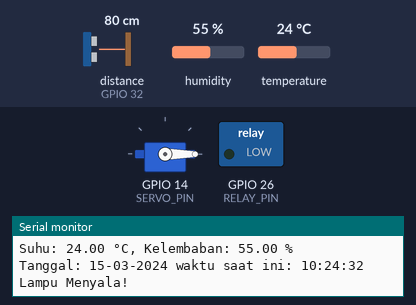
This sketch was run on a simulated ESP32. On the bench: servo, switched loads named in the sketch (green lamp = pin HIGH), the last lines printed to the serial monitor. Inputs (shaded band) come from the test bench; at power-on: temperature 24 °C, humidity 55 %, distance to the obstacle (sensor on GPIO 32) 80 cm. The echo pulse lasts 58.3 µs per cm; WiFi joins after 1.5 s; servers stay silent unless stated; network time is answered at once with the bench clock; the local clock reads 2024-03-15 10:24:30 at power-on unless the sketch sets it.

Above: at 3.5 s.
3.6 s: temperature set to 28 °C
7.4 s: temperature set to 31 °C
At 9.7 s:
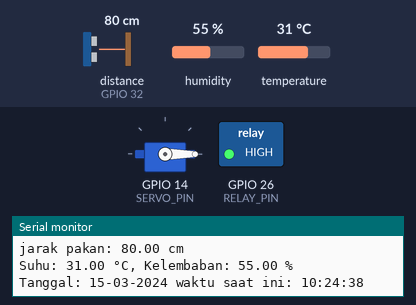
10.9 s: humidity set to 59 %
13.8 s: humidity set to 62 %
At 16.4 s:
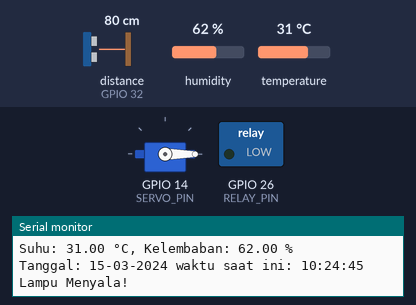
17.4 s: humidity set to 22 %
At 20.4 s:
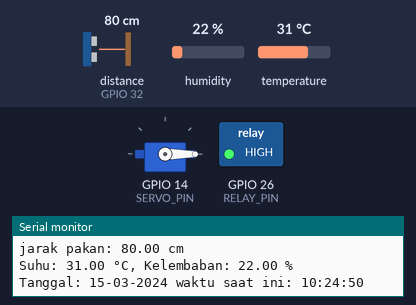
Timing chart, 0 to 21.6 s (numbered marks = the images above; inputs shaded):
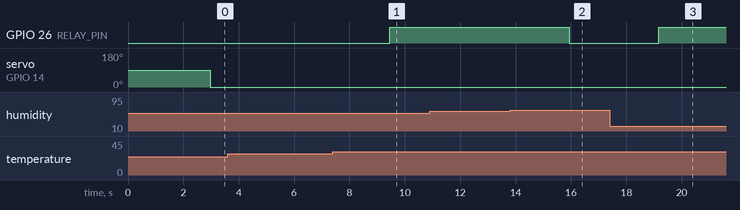

Measured:
- the behaviour switches between 29 and 30 °C on temperature (found by bisection; images 0 and 1)
- the behaviour switches between 60 and 61 % on humidity (found by bisection; images 1 and 2)
- after the input at 7.4 s, GPIO 26 (RELAY_PIN): LOW → HIGH after 2.1 s
- after the input at 13.8 s, GPIO 26 (RELAY_PIN): HIGH → LOW after 2.1 s
- after the input at 17.4 s, GPIO 26 (RELAY_PIN): LOW → HIGH after 1.8 s

The sketch:

pitiks.ino
```cpp
#define BLYNK_PRINT Serial
#define BLYNK_TEMPLATE_ID "TMPL6AcQ86ZCI"
#define BLYNK_TEMPLATE_NAME "PITIKS"
#define BLYNK_AUTH_TOKEN "KzHDRWwrf_oE-TKzZiWM3Jka6y6Bl5Bp"

#include <Ultrasonic.h>
#include <ESP32Servo.h>
#include <Wire.h>
#include <RTClib.h>
#include <DHT.h>
#include <WiFi.h>
#include <NTPClient.h>
#include <WiFiUdp.h>
#include <BlynkSimpleEsp32.h>
#include <FirebaseESP32.h> // Pustaka Firebase untuk ESP32

#define TRIG_PIN 33    // Pin trigger ultrasonik terhubung ke pin 33 pada ESP32
#define ECHO_PIN 32    // Pin echo ultrasonik terhubung ke pin 32 pada ESP32
#define SERVO_PIN 14   // Pin servo terhubung ke pin 14 pada ESP32
#define DHT_PIN 25     // Pin data DHT11 terhubung ke pin 25 pada ESP32
#define RELAY_PIN 26   // Pin relay terhubung ke pin 26 pada ESP32

Ultrasonic ultrasonic(TRIG_PIN, ECHO_PIN); // Objek untuk sensor ultrasonik
Servo servo; // Objek untuk servo
RTC_DS3231 rtc; // Objek RTC
DHT dht(DHT_PIN, DHT11); // Objek untuk sensor DHT11
int relayPin = RELAY_PIN; // Variabel untuk pin relay

char auth[] = BLYNK_AUTH_TOKEN;
char ssid[] = "sss";
char password[] = "999999999";

// Firebase configuration
#define FIREBASE_HOST "pitiks-c49b7-default-rtdb.firebaseio.com/"
#define FIREBASE_AUTH "y0AyhGNbDb57FUFmOOB02rxJqG226H0uGhsm5SJq"

FirebaseData firebaseData;
FirebaseConfig firebaseConfig;
FirebaseAuth firebaseAuth;

WiFiUDP ntpUDP;
NTPClient timeClient(ntpUDP, "pool.ntp.org");

int bulbValue, servoValue;

BLYNK_WRITE(V0){
  bulbValue = param.asInt();
  digitalWrite(relayPin, bulbValue);
}

BLYNK_WRITE(V1){
  servoValue = param.asInt();
}

void setup() {
  Serial.begin(115200);
  WiFi.begin(ssid, password);
  pinMode(relayPin, OUTPUT); // Mengatur pin relay sebagai output

  while (WiFi.status() != WL_CONNECTED) {
    delay(1000);
    Serial.println("Tidak terhubung ke jaringan WiFi...");
  }

  Serial.println("Terhubung ke jaringan WiFi!");

  // Inisialisasi koneksi NTP
  timeClient.begin();
  timeClient.setTimeOffset(25200); // Atur offset waktu sesuai dengan zona waktu Anda (dalam detik)
  Blynk.begin(auth, ssid, password);
  Wire.begin();
  rtc.begin();

  // Periksa apakah RTC kehilangan daya, jika ya, atur waktu default
  if (rtc.lostPower()) {
    Serial.println("RTC lost power, setting time to default!");
    rtc.adjust(DateTime(F(__DATE__), F(__TIME__)));
  }

  servo.attach(SERVO_PIN); // Menghubungkan servo ke pin 14

  // Inisialisasi Firebase
  firebaseConfig.host = FIREBASE_HOST;
  firebaseConfig.signer.tokens.legacy_token = FIREBASE_AUTH;
  Firebase.begin(&firebaseConfig, &firebaseAuth);
  Firebase.reconnectWiFi(true);
}

void loop() {
  Blynk.run(); // Jalankan Blynk
  timeClient.update(); // Perbarui waktu dari server NTP
  unsigned long epochTime = timeClient.getEpochTime(); // Dapatkan waktu epoch dari NTP
  DateTime now = DateTime(epochTime); // Konversi waktu epoch ke DateTime

  // Baca jarak dari sensor ultrasonik
  float distance = ultrasonic.read();

  // Hitung persentase sisa pakan
  float feedPercentage = 100 - (distance / 10) * 100;

  // Cetak jarak yang terbaca ke Serial Monitor
  Serial.print("jarak pakan: ");
  Serial.print(distance);
  Serial.println(" cm");
  Blynk.virtualWrite(V2, feedPercentage);

  // Baca suhu dan kelembaban dari sensor DHT11
  float temperature = dht.readTemperature();
  Blynk.virtualWrite(V4, temperature);
  float humidity = dht.readHumidity();
  Blynk.virtualWrite(V3, humidity);

  // Cetak suhu dan kelembaban ke Serial Monitor
  Serial.print("Suhu: ");
  Serial.print(temperature);
  Serial.print(" °C, Kelembaban: ");
  Serial.print(humidity);
  Serial.println(" %");

  // Ambil tanggal dan waktu
  int currentYear = now.year();
  int currentMonth = now.month();
  int currentDay = now.day();
  int currentHour = now.hour();
  int currentMinute = now.minute();
  int currentSecond = now.second();

  // Buat string tanggal dengan format day-month-year
  char dateStr[11];
  sprintf(dateStr, "%02d-%02d-%04d", currentDay, currentMonth, currentYear);

  // Cetak tanggal dan waktu ke Serial Monitor
  Serial.print("Tanggal: ");
  Serial.print(dateStr);
  Serial.print(" ");
  Serial.print("waktu saat ini: ");
  Serial.print(currentHour);
  Serial.print(":");
  Serial.print(currentMinute);
  Serial.print(":");
  Serial.println(currentSecond);

  // Kirim data ke Firebase
  sendToFirebase(temperature, humidity, feedPercentage, dateStr);

  // Logika untuk jadwal pakan otomatis
  if (distance < 10) {
    if ((currentHour == 16 && currentMinute == 13 && currentSecond == 0) ||
        (currentHour == 16 && currentMinute == 14 && currentSecond == 0) ||
        (currentHour == 16 && currentMinute == 15 && currentSecond == 0) ||
        (currentHour == 16 && currentMinute == 16 && currentSecond == 0)) {
      activateServo(); // Jika jarak kurang dari 10 cm dan waktu sesuai dengan jadwal, aktifkan servo
    }
  } else {
    servo.write(0); // Nonaktifkan servo jika jarak lebih dari atau sama dengan 10 cm
  }

  // Logika untuk mengontrol relay
  if (temperature < 30 || humidity > 60) {
    digitalWrite(relayPin, LOW); // Nyalakan relay jika suhu kurang dari 20°C atau kelembaban lebih dari 60%
    Blynk.virtualWrite(V0, 1);
    Serial.println("Lampu Menyala!"); // Tambahkan ini
  } else {
    Blynk.virtualWrite(V0, 0);
    digitalWrite(relayPin, HIGH); // Matikan relay jika tidak memenuhi kondisi
  }

  delay(1000); // Delay untuk mengurangi laju pembacaan (setiap 1 detik)
}

void activateServo() {
  // Aktifkan servo
  servo.write(180); // Posisi 180 derajat membuka servo
  Serial.println("Beri pakan!"); // Tambahkan ini
  delay(servoValue); // Tunggu 1 detik
  servo.write(0); // Nonaktifkan servo setelah diberi pakan
}

void sendToFirebase(float temperature, float humidity, float feedPercentage, const char* dateStr) {
  if (Firebase.ready()) {
    Firebase.setFloat(firebaseData, "/sensor/temperature", temperature);
    Firebase.setFloat(firebaseData, "/sensor/humidity", humidity);
    Firebase.setFloat(firebaseData, "/sensor/feedPercentage", feedPercentage);
    Firebase.setString(firebaseData, "/sensor/date", dateStr);
  } else {
    Serial.println("Failed to send data to Firebase");
  }
}
```
